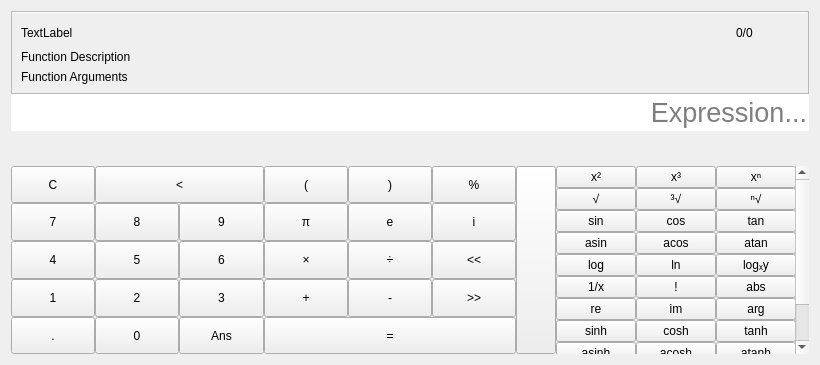
<?xml version="1.0" encoding="UTF-8"?>
<ui version="4.0">
 <class>CalculatorWidget</class>
 <widget class="QWidget" name="CalculatorWidget">
  <property name="geometry">
   <rect>
    <x>0</x>
    <y>0</y>
    <width>820</width>
    <height>365</height>
   </rect>
  </property>
  <property name="windowTitle">
   <string notr="true">Form</string>
  </property>
  <layout class="QVBoxLayout" name="verticalLayout">
   <property name="spacing">
    <number>0</number>
   </property>
   <item>
    <widget class="QFrame" name="topFrame">
     <property name="frameShape">
      <enum>QFrame::StyledPanel</enum>
     </property>
     <property name="frameShadow">
      <enum>QFrame::Sunken</enum>
     </property>
     <layout class="QVBoxLayout" name="verticalLayout_6">
      <property name="spacing">
       <number>0</number>
      </property>
      <property name="leftMargin">
       <number>0</number>
      </property>
      <property name="topMargin">
       <number>0</number>
      </property>
      <property name="rightMargin">
       <number>0</number>
      </property>
      <property name="bottomMargin">
       <number>0</number>
      </property>
      <item>
       <widget class="QListWidget" name="historyWidget">
        <property name="sizePolicy">
         <sizepolicy hsizetype="Expanding" vsizetype="Ignored">
          <horstretch>0</horstretch>
          <verstretch>0</verstretch>
         </sizepolicy>
        </property>
        <property name="frameShape">
         <enum>QFrame::NoFrame</enum>
        </property>
       </widget>
      </item>
      <item>
       <widget class="QWidget" name="helpWidget" native="true">
        <layout class="QVBoxLayout" name="verticalLayout_7">
         <property name="spacing">
          <number>0</number>
         </property>
         <property name="leftMargin">
          <number>0</number>
         </property>
         <property name="topMargin">
          <number>0</number>
         </property>
         <property name="rightMargin">
          <number>0</number>
         </property>
         <property name="bottomMargin">
          <number>0</number>
         </property>
         <item>
          <widget class="Line" name="line_3">
           <property name="maximumSize">
            <size>
             <width>16777215</width>
             <height>1</height>
            </size>
           </property>
           <property name="orientation">
            <enum>Qt::Horizontal</enum>
           </property>
          </widget>
         </item>
         <item>
          <layout class="QVBoxLayout" name="verticalLayout_8">
           <property name="spacing">
            <number>6</number>
           </property>
           <property name="leftMargin">
            <number>9</number>
           </property>
           <property name="topMargin">
            <number>9</number>
           </property>
           <property name="rightMargin">
            <number>9</number>
           </property>
           <property name="bottomMargin">
            <number>9</number>
           </property>
           <item>
            <layout class="QHBoxLayout" name="horizontalLayout_7">
             <item>
              <widget class="QLabel" name="funHelpName">
               <property name="sizePolicy">
                <sizepolicy hsizetype="Expanding" vsizetype="Preferred">
                 <horstretch>0</horstretch>
                 <verstretch>0</verstretch>
                </sizepolicy>
               </property>
               <property name="text">
                <string notr="true">TextLabel</string>
               </property>
              </widget>
             </item>
             <item>
              <widget class="QWidget" name="widget" native="true">
               <layout class="QHBoxLayout" name="horizontalLayout_8">
                <property name="leftMargin">
                 <number>0</number>
                </property>
                <property name="topMargin">
                 <number>0</number>
                </property>
                <property name="rightMargin">
                 <number>0</number>
                </property>
                <property name="bottomMargin">
                 <number>0</number>
                </property>
                <item>
                 <widget class="QPushButton" name="previousOverload">
                  <property name="text">
                   <string/>
                  </property>
                  <property name="icon">
                   <iconset theme="go-previous">
                    <normaloff>../../</normaloff>../../</iconset>
                  </property>
                  <property name="flat">
                   <bool>true</bool>
                  </property>
                 </widget>
                </item>
                <item>
                 <widget class="QLabel" name="funHelpOverloads">
                  <property name="text">
                   <string notr="true">0/0</string>
                  </property>
                 </widget>
                </item>
                <item>
                 <widget class="QPushButton" name="nextOverload">
                  <property name="text">
                   <string/>
                  </property>
                  <property name="icon">
                   <iconset theme="go-next">
                    <normaloff>../../</normaloff>../../</iconset>
                  </property>
                  <property name="flat">
                   <bool>true</bool>
                  </property>
                 </widget>
                </item>
               </layout>
              </widget>
             </item>
            </layout>
           </item>
           <item>
            <widget class="QLabel" name="funHelpDesc">
             <property name="text">
              <string notr="true">Function Description</string>
             </property>
            </widget>
           </item>
           <item>
            <widget class="QLabel" name="funHelpArgs">
             <property name="text">
              <string notr="true">Function Arguments</string>
             </property>
            </widget>
           </item>
          </layout>
         </item>
        </layout>
       </widget>
      </item>
     </layout>
    </widget>
   </item>
   <item>
    <widget class="ExpressionLineEdit" name="expressionBox">
     <property name="font">
      <font>
       <pointsize>20</pointsize>
      </font>
     </property>
     <property name="inputMethodHints">
      <set>Qt::ImhNoPredictiveText</set>
     </property>
     <property name="frame">
      <bool>false</bool>
     </property>
     <property name="alignment">
      <set>Qt::AlignRight|Qt::AlignTrailing|Qt::AlignVCenter</set>
     </property>
     <property name="placeholderText">
      <string>Expression...</string>
     </property>
    </widget>
   </item>
   <item>
    <widget class="QWidget" name="answerContainer" native="true">
     <property name="sizePolicy">
      <sizepolicy hsizetype="Preferred" vsizetype="Fixed">
       <horstretch>0</horstretch>
       <verstretch>0</verstretch>
      </sizepolicy>
     </property>
     <property name="autoFillBackground">
      <bool>true</bool>
     </property>
     <layout class="QHBoxLayout" name="horizontalLayout">
      <property name="sizeConstraint">
       <enum>QLayout::SetMinAndMaxSize</enum>
      </property>
      <property name="leftMargin">
       <number>0</number>
      </property>
      <property name="topMargin">
       <number>6</number>
      </property>
      <property name="rightMargin">
       <number>0</number>
      </property>
      <property name="bottomMargin">
       <number>6</number>
      </property>
      <item>
       <widget class="QLabel" name="answerLabel">
        <property name="sizePolicy">
         <sizepolicy hsizetype="Ignored" vsizetype="Maximum">
          <horstretch>0</horstretch>
          <verstretch>0</verstretch>
         </sizepolicy>
        </property>
        <property name="font">
         <font>
          <pointsize>15</pointsize>
         </font>
        </property>
        <property name="text">
         <string/>
        </property>
        <property name="alignment">
         <set>Qt::AlignRight|Qt::AlignTrailing|Qt::AlignVCenter</set>
        </property>
       </widget>
      </item>
     </layout>
    </widget>
   </item>
   <item>
    <widget class="QWidget" name="buttonsWidget" native="true">
     <layout class="QGridLayout" name="gridLayout_3">
      <property name="leftMargin">
       <number>0</number>
      </property>
      <property name="topMargin">
       <number>0</number>
      </property>
      <property name="rightMargin">
       <number>0</number>
      </property>
      <property name="bottomMargin">
       <number>0</number>
      </property>
      <property name="spacing">
       <number>0</number>
      </property>
      <item row="1" column="3">
       <widget class="CalcButton" name="PiButton">
        <property name="sizePolicy">
         <sizepolicy hsizetype="Preferred" vsizetype="Preferred">
          <horstretch>0</horstretch>
          <verstretch>0</verstretch>
         </sizepolicy>
        </property>
        <property name="toolTip">
         <string>Pi</string>
        </property>
        <property name="text">
         <string notr="true">π</string>
        </property>
       </widget>
      </item>
      <item row="1" column="0">
       <widget class="CalcButton" name="SevenButton">
        <property name="sizePolicy">
         <sizepolicy hsizetype="Preferred" vsizetype="Preferred">
          <horstretch>0</horstretch>
          <verstretch>0</verstretch>
         </sizepolicy>
        </property>
        <property name="text">
         <string notr="true">7</string>
        </property>
       </widget>
      </item>
      <item row="3" column="5">
       <widget class="CalcButton" name="rightShiftButton">
        <property name="sizePolicy">
         <sizepolicy hsizetype="Preferred" vsizetype="Preferred">
          <horstretch>0</horstretch>
          <verstretch>0</verstretch>
         </sizepolicy>
        </property>
        <property name="toolTip">
         <string>Right Shift</string>
        </property>
        <property name="text">
         <string notr="true">&gt;&gt;</string>
        </property>
       </widget>
      </item>
      <item row="0" column="5">
       <widget class="CalcButton" name="percentButton">
        <property name="sizePolicy">
         <sizepolicy hsizetype="Preferred" vsizetype="Preferred">
          <horstretch>1</horstretch>
          <verstretch>0</verstretch>
         </sizepolicy>
        </property>
        <property name="minimumSize">
         <size>
          <width>80</width>
          <height>0</height>
         </size>
        </property>
        <property name="toolTip">
         <string>Percentage</string>
        </property>
        <property name="text">
         <string notr="true">%</string>
        </property>
       </widget>
      </item>
      <item row="3" column="3">
       <widget class="CalcButton" name="PlusButton">
        <property name="sizePolicy">
         <sizepolicy hsizetype="Preferred" vsizetype="Preferred">
          <horstretch>0</horstretch>
          <verstretch>0</verstretch>
         </sizepolicy>
        </property>
        <property name="toolTip">
         <string>Add</string>
        </property>
        <property name="text">
         <string notr="true">+</string>
        </property>
       </widget>
      </item>
      <item row="2" column="3">
       <widget class="CalcButton" name="MultiplyButton">
        <property name="sizePolicy">
         <sizepolicy hsizetype="Preferred" vsizetype="Preferred">
          <horstretch>0</horstretch>
          <verstretch>0</verstretch>
         </sizepolicy>
        </property>
        <property name="toolTip">
         <string>Multiply</string>
        </property>
        <property name="text">
         <string notr="true">×</string>
        </property>
       </widget>
      </item>
      <item row="0" column="4">
       <widget class="CalcButton" name="RightBracketButton">
        <property name="sizePolicy">
         <sizepolicy hsizetype="Preferred" vsizetype="Preferred">
          <horstretch>1</horstretch>
          <verstretch>0</verstretch>
         </sizepolicy>
        </property>
        <property name="minimumSize">
         <size>
          <width>80</width>
          <height>0</height>
         </size>
        </property>
        <property name="text">
         <string notr="true">)</string>
        </property>
       </widget>
      </item>
      <item row="1" column="4">
       <widget class="CalcButton" name="eButton">
        <property name="sizePolicy">
         <sizepolicy hsizetype="Preferred" vsizetype="Preferred">
          <horstretch>0</horstretch>
          <verstretch>0</verstretch>
         </sizepolicy>
        </property>
        <property name="toolTip">
         <string>Euler's Constant</string>
        </property>
        <property name="text">
         <string notr="true">e</string>
        </property>
       </widget>
      </item>
      <item row="0" column="0">
       <widget class="QPushButton" name="ClearButton">
        <property name="sizePolicy">
         <sizepolicy hsizetype="Preferred" vsizetype="Preferred">
          <horstretch>1</horstretch>
          <verstretch>0</verstretch>
         </sizepolicy>
        </property>
        <property name="minimumSize">
         <size>
          <width>80</width>
          <height>0</height>
         </size>
        </property>
        <property name="toolTip">
         <string>Clear</string>
        </property>
        <property name="text">
         <string notr="true">C</string>
        </property>
       </widget>
      </item>
      <item row="1" column="5">
       <widget class="CalcButton" name="imaginaryButton">
        <property name="sizePolicy">
         <sizepolicy hsizetype="Preferred" vsizetype="Preferred">
          <horstretch>0</horstretch>
          <verstretch>0</verstretch>
         </sizepolicy>
        </property>
        <property name="toolTip">
         <string>Imaginary Unit</string>
        </property>
        <property name="text">
         <string notr="true">i</string>
        </property>
       </widget>
      </item>
      <item row="4" column="2">
       <widget class="CalcButton" name="ansButton">
        <property name="sizePolicy">
         <sizepolicy hsizetype="Preferred" vsizetype="Preferred">
          <horstretch>0</horstretch>
          <verstretch>0</verstretch>
         </sizepolicy>
        </property>
        <property name="toolTip">
         <string>Previous Answer</string>
        </property>
        <property name="text">
         <string notr="true">Ans</string>
        </property>
       </widget>
      </item>
      <item row="4" column="1">
       <widget class="CalcButton" name="ZeroButton">
        <property name="sizePolicy">
         <sizepolicy hsizetype="Preferred" vsizetype="Preferred">
          <horstretch>0</horstretch>
          <verstretch>0</verstretch>
         </sizepolicy>
        </property>
        <property name="text">
         <string notr="true">0</string>
        </property>
       </widget>
      </item>
      <item row="0" column="7" rowspan="5">
       <widget class="QScrollArea" name="scrollArea">
        <property name="sizePolicy">
         <sizepolicy hsizetype="Preferred" vsizetype="Maximum">
          <horstretch>3</horstretch>
          <verstretch>0</verstretch>
         </sizepolicy>
        </property>
        <property name="frameShape">
         <enum>QFrame::NoFrame</enum>
        </property>
        <property name="horizontalScrollBarPolicy">
         <enum>Qt::ScrollBarAlwaysOff</enum>
        </property>
        <property name="widgetResizable">
         <bool>true</bool>
        </property>
        <widget class="QWidget" name="extraButtonsWidget">
         <property name="geometry">
          <rect>
           <x>0</x>
           <y>0</y>
           <width>244</width>
           <height>275</height>
          </rect>
         </property>
         <layout class="QGridLayout" name="gridLayout_2">
          <property name="leftMargin">
           <number>0</number>
          </property>
          <property name="topMargin">
           <number>0</number>
          </property>
          <property name="rightMargin">
           <number>0</number>
          </property>
          <property name="bottomMargin">
           <number>0</number>
          </property>
          <property name="spacing">
           <number>0</number>
          </property>
          <item row="3" column="1">
           <widget class="CalcButton" name="pushButton_9">
            <property name="toolTip">
             <string>Arc Cosine</string>
            </property>
            <property name="text">
             <string notr="true">acos</string>
            </property>
           </widget>
          </item>
          <item row="0" column="2">
           <widget class="CalcButton" name="ExponentButton">
            <property name="minimumSize">
             <size>
              <width>80</width>
              <height>0</height>
             </size>
            </property>
            <property name="toolTip">
             <string>Raise to a power</string>
            </property>
            <property name="text">
             <string notr="true">xⁿ</string>
            </property>
           </widget>
          </item>
          <item row="2" column="2">
           <widget class="CalcButton" name="TanButton">
            <property name="toolTip">
             <string>Tangent</string>
            </property>
            <property name="text">
             <string notr="true">tan</string>
            </property>
           </widget>
          </item>
          <item row="9" column="0">
           <widget class="CalcButton" name="pushButton_15">
            <property name="toolTip">
             <string>Secant</string>
            </property>
            <property name="text">
             <string notr="true">sec</string>
            </property>
           </widget>
          </item>
          <item row="7" column="0">
           <widget class="CalcButton" name="pushButton_13">
            <property name="toolTip">
             <string>Hyperbolic Sine</string>
            </property>
            <property name="text">
             <string notr="true">sinh</string>
            </property>
           </widget>
          </item>
          <item row="8" column="2">
           <widget class="CalcButton" name="pushButton_16">
            <property name="toolTip">
             <string>Hyperbolic Arc Tangent</string>
            </property>
            <property name="text">
             <string notr="true">atanh</string>
            </property>
           </widget>
          </item>
          <item row="7" column="2">
           <widget class="CalcButton" name="pushButton_4">
            <property name="toolTip">
             <string>Hyperbolic Tangent</string>
            </property>
            <property name="text">
             <string notr="true">tanh</string>
            </property>
           </widget>
          </item>
          <item row="0" column="1">
           <widget class="CalcButton" name="CubeButton">
            <property name="minimumSize">
             <size>
              <width>80</width>
              <height>0</height>
             </size>
            </property>
            <property name="toolTip">
             <string>Cube</string>
            </property>
            <property name="text">
             <string notr="true">x³</string>
            </property>
           </widget>
          </item>
          <item row="1" column="2">
           <widget class="QPushButton" name="NthRootButton">
            <property name="toolTip">
             <string>Nth Root</string>
            </property>
            <property name="text">
             <string notr="true">ⁿ√</string>
            </property>
           </widget>
          </item>
          <item row="5" column="1">
           <widget class="CalcButton" name="pushButton">
            <property name="toolTip">
             <string>Factorial</string>
            </property>
            <property name="text">
             <string notr="true">!</string>
            </property>
           </widget>
          </item>
          <item row="5" column="0">
           <widget class="CalcButton" name="inverseButton">
            <property name="toolTip">
             <string>Reciporical</string>
            </property>
            <property name="text">
             <string notr="true">1/x</string>
            </property>
           </widget>
          </item>
          <item row="2" column="0">
           <widget class="CalcButton" name="SineButton">
            <property name="toolTip">
             <string>Sine</string>
            </property>
            <property name="text">
             <string notr="true">sin</string>
            </property>
           </widget>
          </item>
          <item row="9" column="2">
           <widget class="CalcButton" name="pushButton_19">
            <property name="toolTip">
             <string>Cotangent</string>
            </property>
            <property name="text">
             <string notr="true">cot</string>
            </property>
           </widget>
          </item>
          <item row="4" column="2">
           <widget class="QPushButton" name="LogBaseButton">
            <property name="toolTip">
             <string>Logarithm with base</string>
            </property>
            <property name="text">
             <string notr="true">logₓy</string>
            </property>
           </widget>
          </item>
          <item row="8" column="0">
           <widget class="CalcButton" name="pushButton_14">
            <property name="toolTip">
             <string>Hyperbolic Arc Sine</string>
            </property>
            <property name="text">
             <string notr="true">asinh</string>
            </property>
           </widget>
          </item>
          <item row="7" column="1">
           <widget class="CalcButton" name="pushButton_3">
            <property name="toolTip">
             <string>Hyperbolic Cosine</string>
            </property>
            <property name="text">
             <string notr="true">cosh</string>
            </property>
           </widget>
          </item>
          <item row="5" column="2">
           <widget class="CalcButton" name="pushButton_2">
            <property name="toolTip">
             <string>Absolute</string>
            </property>
            <property name="text">
             <string notr="true">abs</string>
            </property>
           </widget>
          </item>
          <item row="3" column="0">
           <widget class="CalcButton" name="pushButton_8">
            <property name="toolTip">
             <string>Arc Sine</string>
            </property>
            <property name="text">
             <string notr="true">asin</string>
            </property>
           </widget>
          </item>
          <item row="4" column="1">
           <widget class="CalcButton" name="LnButton">
            <property name="toolTip">
             <string>Natural Logarithm</string>
            </property>
            <property name="text">
             <string notr="true">ln</string>
            </property>
           </widget>
          </item>
          <item row="10" column="2">
           <widget class="CalcButton" name="pushButton_22">
            <property name="toolTip">
             <string>Arc Cotangent</string>
            </property>
            <property name="text">
             <string notr="true">acot</string>
            </property>
           </widget>
          </item>
          <item row="4" column="0">
           <widget class="CalcButton" name="LogButton">
            <property name="toolTip">
             <string>Base 10 Logarithm</string>
            </property>
            <property name="text">
             <string notr="true">log</string>
            </property>
           </widget>
          </item>
          <item row="0" column="0">
           <widget class="CalcButton" name="SquareButton">
            <property name="minimumSize">
             <size>
              <width>80</width>
              <height>0</height>
             </size>
            </property>
            <property name="toolTip">
             <string>Square</string>
            </property>
            <property name="text">
             <string notr="true">x²</string>
            </property>
           </widget>
          </item>
          <item row="1" column="0">
           <widget class="CalcButton" name="pushButton_5">
            <property name="toolTip">
             <string>Square Root</string>
            </property>
            <property name="text">
             <string notr="true">√</string>
            </property>
           </widget>
          </item>
          <item row="2" column="1">
           <widget class="CalcButton" name="CosineButton">
            <property name="toolTip">
             <string>Cosine</string>
            </property>
            <property name="text">
             <string notr="true">cos</string>
            </property>
           </widget>
          </item>
          <item row="8" column="1">
           <widget class="CalcButton" name="pushButton_11">
            <property name="toolTip">
             <string>Hyperbolic Arc Cosine</string>
            </property>
            <property name="text">
             <string notr="true">acosh</string>
            </property>
           </widget>
          </item>
          <item row="9" column="1">
           <widget class="CalcButton" name="pushButton_17">
            <property name="toolTip">
             <string>Cosecant</string>
            </property>
            <property name="text">
             <string notr="true">csc</string>
            </property>
           </widget>
          </item>
          <item row="10" column="1">
           <widget class="CalcButton" name="pushButton_21">
            <property name="toolTip">
             <string>Arc Cosecant</string>
            </property>
            <property name="text">
             <string notr="true">acsc</string>
            </property>
           </widget>
          </item>
          <item row="3" column="2">
           <widget class="CalcButton" name="pushButton_10">
            <property name="toolTip">
             <string>Arc Tangent</string>
            </property>
            <property name="text">
             <string notr="true">atan</string>
            </property>
           </widget>
          </item>
          <item row="10" column="0">
           <widget class="CalcButton" name="pushButton_20">
            <property name="toolTip">
             <string>Arc Secant</string>
            </property>
            <property name="text">
             <string notr="true">asec</string>
            </property>
           </widget>
          </item>
          <item row="1" column="1">
           <widget class="CalcButton" name="pushButton_6">
            <property name="toolTip">
             <string>Cube Root</string>
            </property>
            <property name="text">
             <string notr="true">³√</string>
            </property>
           </widget>
          </item>
          <item row="6" column="0">
           <widget class="CalcButton" name="pushButton_12">
            <property name="text">
             <string>re</string>
            </property>
           </widget>
          </item>
          <item row="6" column="1">
           <widget class="CalcButton" name="pushButton_18">
            <property name="text">
             <string>im</string>
            </property>
           </widget>
          </item>
          <item row="6" column="2">
           <widget class="CalcButton" name="pushButton_23">
            <property name="text">
             <string>arg</string>
            </property>
           </widget>
          </item>
         </layout>
        </widget>
       </widget>
      </item>
      <item row="0" column="3">
       <widget class="CalcButton" name="LeftBracketButton">
        <property name="sizePolicy">
         <sizepolicy hsizetype="Preferred" vsizetype="Preferred">
          <horstretch>1</horstretch>
          <verstretch>0</verstretch>
         </sizepolicy>
        </property>
        <property name="minimumSize">
         <size>
          <width>80</width>
          <height>0</height>
         </size>
        </property>
        <property name="text">
         <string notr="true">(</string>
        </property>
       </widget>
      </item>
      <item row="3" column="2">
       <widget class="CalcButton" name="ThreeButton">
        <property name="sizePolicy">
         <sizepolicy hsizetype="Preferred" vsizetype="Preferred">
          <horstretch>0</horstretch>
          <verstretch>0</verstretch>
         </sizepolicy>
        </property>
        <property name="text">
         <string notr="true">3</string>
        </property>
       </widget>
      </item>
      <item row="1" column="1">
       <widget class="CalcButton" name="EightButton">
        <property name="sizePolicy">
         <sizepolicy hsizetype="Preferred" vsizetype="Preferred">
          <horstretch>0</horstretch>
          <verstretch>0</verstretch>
         </sizepolicy>
        </property>
        <property name="text">
         <string notr="true">8</string>
        </property>
       </widget>
      </item>
      <item row="2" column="5">
       <widget class="CalcButton" name="leftShiftButton">
        <property name="sizePolicy">
         <sizepolicy hsizetype="Preferred" vsizetype="Preferred">
          <horstretch>1</horstretch>
          <verstretch>0</verstretch>
         </sizepolicy>
        </property>
        <property name="toolTip">
         <string>Left Shift</string>
        </property>
        <property name="text">
         <string notr="true">&lt;&lt;</string>
        </property>
       </widget>
      </item>
      <item row="2" column="1">
       <widget class="CalcButton" name="FiveButton">
        <property name="sizePolicy">
         <sizepolicy hsizetype="Preferred" vsizetype="Preferred">
          <horstretch>0</horstretch>
          <verstretch>0</verstretch>
         </sizepolicy>
        </property>
        <property name="text">
         <string notr="true">5</string>
        </property>
       </widget>
      </item>
      <item row="3" column="1">
       <widget class="CalcButton" name="TwoButton">
        <property name="sizePolicy">
         <sizepolicy hsizetype="Preferred" vsizetype="Preferred">
          <horstretch>0</horstretch>
          <verstretch>0</verstretch>
         </sizepolicy>
        </property>
        <property name="text">
         <string notr="true">2</string>
        </property>
       </widget>
      </item>
      <item row="4" column="0">
       <widget class="CalcButton" name="PointButton">
        <property name="sizePolicy">
         <sizepolicy hsizetype="Preferred" vsizetype="Preferred">
          <horstretch>0</horstretch>
          <verstretch>0</verstretch>
         </sizepolicy>
        </property>
        <property name="text">
         <string notr="true">.</string>
        </property>
       </widget>
      </item>
      <item row="2" column="2">
       <widget class="CalcButton" name="SixButton">
        <property name="sizePolicy">
         <sizepolicy hsizetype="Preferred" vsizetype="Preferred">
          <horstretch>0</horstretch>
          <verstretch>0</verstretch>
         </sizepolicy>
        </property>
        <property name="text">
         <string notr="true">6</string>
        </property>
       </widget>
      </item>
      <item row="1" column="2">
       <widget class="CalcButton" name="NineButton">
        <property name="sizePolicy">
         <sizepolicy hsizetype="Preferred" vsizetype="Preferred">
          <horstretch>0</horstretch>
          <verstretch>0</verstretch>
         </sizepolicy>
        </property>
        <property name="text">
         <string notr="true">9</string>
        </property>
       </widget>
      </item>
      <item row="3" column="4">
       <widget class="CalcButton" name="MinusButton">
        <property name="sizePolicy">
         <sizepolicy hsizetype="Preferred" vsizetype="Preferred">
          <horstretch>0</horstretch>
          <verstretch>0</verstretch>
         </sizepolicy>
        </property>
        <property name="toolTip">
         <string>Subtract</string>
        </property>
        <property name="text">
         <string notr="true">-</string>
        </property>
       </widget>
      </item>
      <item row="2" column="4">
       <widget class="CalcButton" name="DivideButton">
        <property name="sizePolicy">
         <sizepolicy hsizetype="Preferred" vsizetype="Preferred">
          <horstretch>1</horstretch>
          <verstretch>0</verstretch>
         </sizepolicy>
        </property>
        <property name="minimumSize">
         <size>
          <width>0</width>
          <height>0</height>
         </size>
        </property>
        <property name="toolTip">
         <string>Divide</string>
        </property>
        <property name="text">
         <string notr="true">÷</string>
        </property>
       </widget>
      </item>
      <item row="0" column="6" rowspan="5">
       <widget class="QPushButton" name="expandButton">
        <property name="sizePolicy">
         <sizepolicy hsizetype="Fixed" vsizetype="Preferred">
          <horstretch>0</horstretch>
          <verstretch>0</verstretch>
         </sizepolicy>
        </property>
        <property name="toolTip">
         <string>Extended Palette</string>
        </property>
        <property name="text">
         <string/>
        </property>
        <property name="icon">
         <iconset theme="arrow-right">
          <normaloff>../../</normaloff>../../</iconset>
        </property>
       </widget>
      </item>
      <item row="4" column="3" colspan="3">
       <widget class="QPushButton" name="EqualButton">
        <property name="sizePolicy">
         <sizepolicy hsizetype="Preferred" vsizetype="Preferred">
          <horstretch>0</horstretch>
          <verstretch>0</verstretch>
         </sizepolicy>
        </property>
        <property name="toolTip">
         <string>Evaluate</string>
        </property>
        <property name="text">
         <string notr="true">=</string>
        </property>
       </widget>
      </item>
      <item row="2" column="0">
       <widget class="CalcButton" name="FourButton">
        <property name="sizePolicy">
         <sizepolicy hsizetype="Preferred" vsizetype="Preferred">
          <horstretch>0</horstretch>
          <verstretch>0</verstretch>
         </sizepolicy>
        </property>
        <property name="text">
         <string notr="true">4</string>
        </property>
       </widget>
      </item>
      <item row="3" column="0">
       <widget class="CalcButton" name="OneButton">
        <property name="sizePolicy">
         <sizepolicy hsizetype="Preferred" vsizetype="Preferred">
          <horstretch>0</horstretch>
          <verstretch>0</verstretch>
         </sizepolicy>
        </property>
        <property name="text">
         <string notr="true">1</string>
        </property>
       </widget>
      </item>
      <item row="0" column="1" colspan="2">
       <widget class="QPushButton" name="BackspaceButton">
        <property name="sizePolicy">
         <sizepolicy hsizetype="Preferred" vsizetype="Preferred">
          <horstretch>1</horstretch>
          <verstretch>0</verstretch>
         </sizepolicy>
        </property>
        <property name="minimumSize">
         <size>
          <width>80</width>
          <height>0</height>
         </size>
        </property>
        <property name="toolTip">
         <string>Backspace</string>
        </property>
        <property name="text">
         <string notr="true">&lt;</string>
        </property>
       </widget>
      </item>
     </layout>
    </widget>
   </item>
  </layout>
 </widget>
 <customwidgets>
  <customwidget>
   <class>ExpressionLineEdit</class>
   <extends>QLineEdit</extends>
   <header>expressionlineedit.h</header>
   <slots>
    <signal>expressionUpdated(QString)</signal>
   </slots>
  </customwidget>
  <customwidget>
   <class>CalcButton</class>
   <extends>QPushButton</extends>
   <header>calcbutton.h</header>
  </customwidget>
 </customwidgets>
 <resources/>
 <connections/>
</ui>
